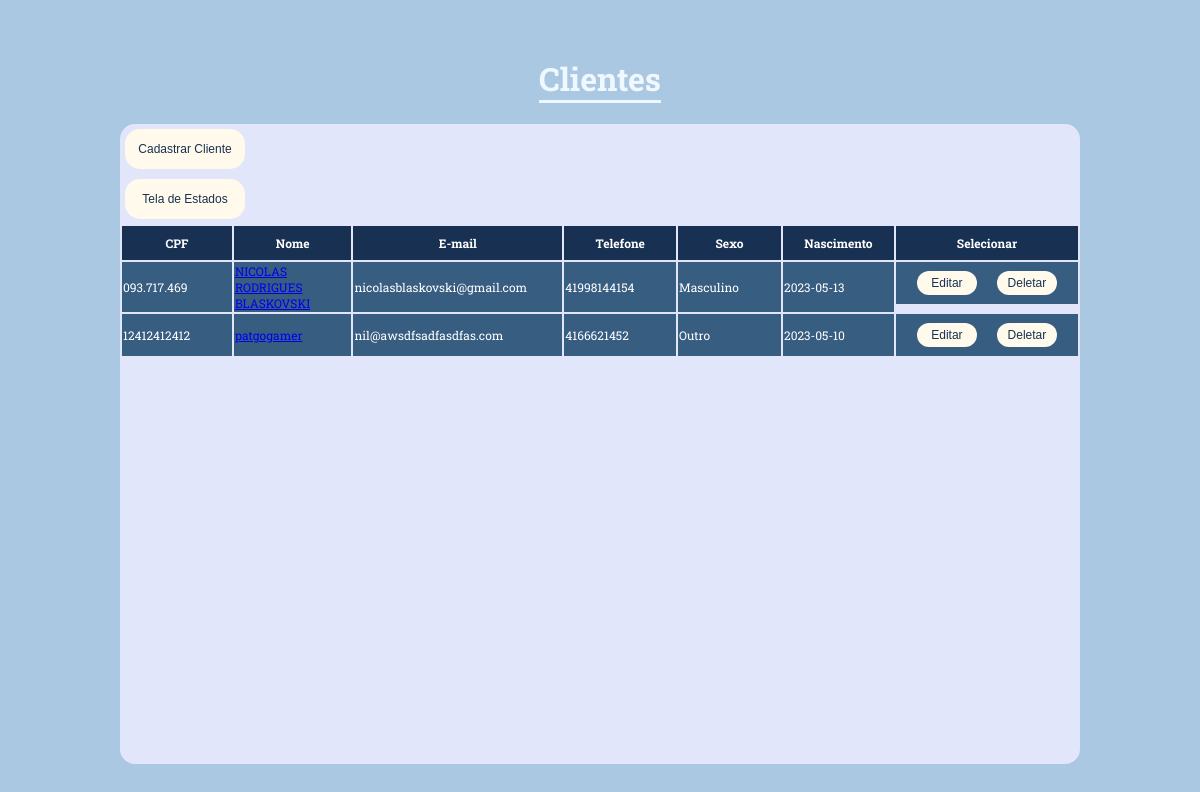
The page /CORPOS/visualizar_clientes.php on the database as committed earlier.
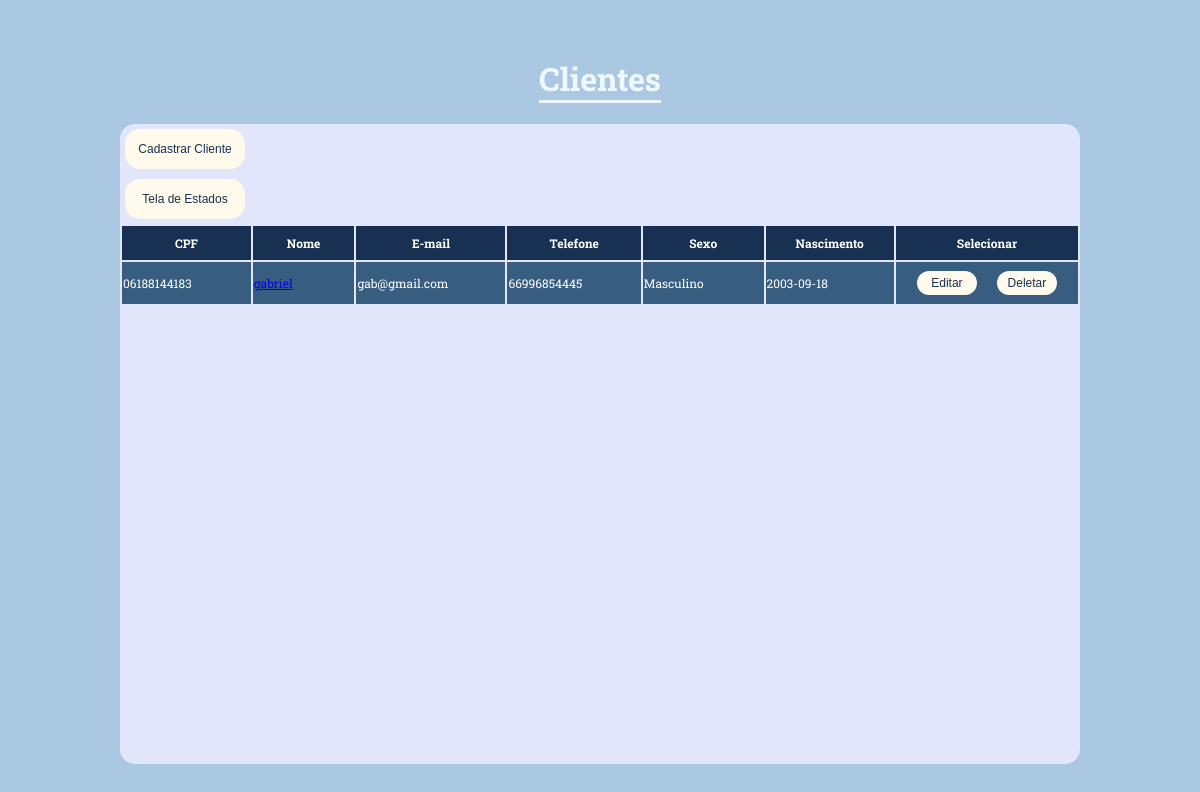
The same page on the database as committed later.
### tables this page shows
CREATE TABLE `cliente` (
  `cpf` varchar(11) NOT NULL,
  `nome` varchar(50) DEFAULT NULL,
  `nascimento` date DEFAULT NULL,
  `telefone` varchar(11) DEFAULT NULL,
  `email` varchar(100) DEFAULT NULL,
  `sexo` char(1) DEFAULT NULL,
  `comentario` varchar(200) DEFAULT NULL,
  `estado` int(11) NOT NULL DEFAULT 1
);

### CORPOS/visualizar_clientes.php (the view, shortened to what this page needs)
<!DOCTYPE html>
<html lang="en">
<head>
    <link rel="stylesheet" href="../ESTILOS/visualizar_clientes.css">
</head>
<body>
        <h1>Clientes</h1>
        <div class="container">
            <button onclick="abrirModal()" class="botaoCriar">
            Cadastrar Cliente
            </button>
            <button onclick="location.href='tela_estados.php';" class="botaoCriar">
            Tela de Estados
            </button>
            <table>
                <tr class="nome_tabela">
                    <th>CPF</th>
                    <th>Nome</th>
                    <th>E-mail</th>
                    <th>Telefone</th>
                    <th>Sexo</th>
                    <th>Nascimento</th>
                    <th>Selecionar</th>
                </tr>
                <?php
                include_once "PHPconfig.php";
                $sql = "SELECT cpf, nome, email, telefone, sexo, nascimento
                FROM cliente;";
                $result = $conn->query($sql);
                while($cliente = $result->fetch_assoc())
                {
                    $cpf        = $cliente["cpf"];
                    $nome       = $cliente["nome"];
                    $email      = $cliente["email"];
                    $telefone   = $cliente["telefone"];
                    $nascimento = $cliente["nascimento"];
                    $sexo       = $cliente["sexo"];
                    if ($sexo == 'M')
                        $sexo = "Masculino";
                    else if ($sexo == "F")
                        $sexo = "Feminino";
                    else
                        $sexo = "Outro";
                    if (isset($_GET['cpf']) && $cpf == $cpfeditar)
                    {
                        echo "<tr>\n";
                        echo "<form action='PHPeditar_cliente.php' method='POST'>";
                        echo "<td class='td_principal'>".$cpf."<input type='hidden' name='cpf' value=".$cpf."></td>\n";
                        echo "<td class='td_principal'><input type='text' name='nome' value=".$nome."></td>\n";
                        echo "<td class='td_principal'><input type='email' name='email' value=".$email."></td>\n";
                        echo "<td class='td_principal'><input type='tel' name='telefone' pattern='[0-9]{8,11}' value=".$telefone."></td>\n";
                        echo "<td class='td_principal'>";
                        if ($sexo == 'Masculino')
                            echo "<input type='radio' id='Masculino' name='sexo' value='M' checked>";
                        else
                            echo "<input type='radio' id='Masculino' name='sexo' value='M'>";
                        echo "<label for='Masculino'>M</label> &nbsp";
                        if ($sexo == 'Feminino')
                            echo "<input type='radio' id='Feminino' name='sexo' value='F' checked>";
                        else
                            echo "<input type='radio' id='Feminino' name='sexo' value='F'>";
                        echo "<label for='Feminino'>F</label> &nbsp";
                        if ($sexo == 'Outro')
                            echo "<input type='radio' id='Outros' name='sexo' value='O' checked>";
                        else
                            echo "<input type='radio' id='Outros' name='sexo' value='O'>";
                        echo "<label for='Outros'>O</label>";
                        echo "</td>\n";
                        echo "<td class='td_principal'><input type='date' name='nascimento' value=".$nascimento."></td>\n";
                        echo "<td class='checkBox'> <button type='submit'>Confirmar</button> <button type='button' form='deletar' onclick='recarregarPagina()'>Cancelar</button> </td>";
                        echo "</form>";
                        echo "</tr>";
                    }
                    else
                    {
                        echo "<tr>\n";
                    echo "<td class='td_principal'>".$cpf."</td>\n";
                    echo "<td class='td_principal'><a href='agenda.php?CPF=".$cpf."'>".$nome."</a></td>\n";
                    echo "<td class='td_principal'>".$email."</td>\n";
                    echo "<td class='td_principal'>".$telefone."</td>\n";
                    echo "<td class='td_principal'>".$sexo."</td>\n";
                    echo "<td class='td_principal'>".$nascimento."</td>\n";
                    echo "<td class='checkBox'> <button onclick='carregarPaginaCpf(".$cpf.")'>Editar</button> <button onclick='abrirConfirmarDeletar(".$cpf.");'>Deletar</button></td>";
                    echo "</tr>";
                    }
                }
                ?>
            </table>
        </div>
</body>
</html>

### ESTILOS/visualizar_clientes.css (style rules this page uses)
body { margin: 0; padding: 0; display: flex; flex-direction: column; justify-content: center; align-items: center; width: 100vw; height: 100vh; background-color: #ABC8E2; font-family: 'Roboto Slab', serif; }
body > h1 { align-self: center; color:rgb(240, 248, 255); border-bottom: solid; }
.container { width: 80%; height: 80%; display: flex; justify-content: flex-start; align-items: center; flex-direction: column; background-color: #E1E6FA; border-radius: 15px; }
.container > button { width: 5vw; height: 5vh; align-self: flex-start; margin: 5px; background-color: #FFFAEB; font-size: 1vw; border-radius: 15px; border: none; }
.nome_tabela > th { background-color: #183152; color: white; width: 15vw; height: 4vh; font-size: 1vw; }
td { background-color: #375D81; color: white; width: 60vw; height: 5vh; font-size: 1vw; }
.checkBox { display: flex; justify-content: center; align-items: center; width: 15vw; height: 5vh; }
.checkBox > button { width: 5vw; height: 3vh; margin: 0 10px; border-radius: 15px; border: none; background-color: #FFFAEB; color: #183152; font-size: 1vw; }
.container > button { width: 10vw; color:#183152; }

Rows that differ between the two databases and show on the page:
removed cliente: cpf "093.717.469", nome "NICOLAS RODRIGUES BLASKOVSKI", email "nicolasblaskovski@gmail.com", telefone "41998144154", sexo "Masculino", nascimento "2023-05-13"
removed cliente: cpf "12412412412", nome "patgogamer", email "nil@awsdfsadfasdfas.com", telefone "4166621452", sexo "Outro", nascimento "2023-05-10"
added cliente: cpf "06188144183", nome "gabriel", email "gab@gmail.com", telefone "66996854445", sexo "Masculino", nascimento "2003-09-18"
